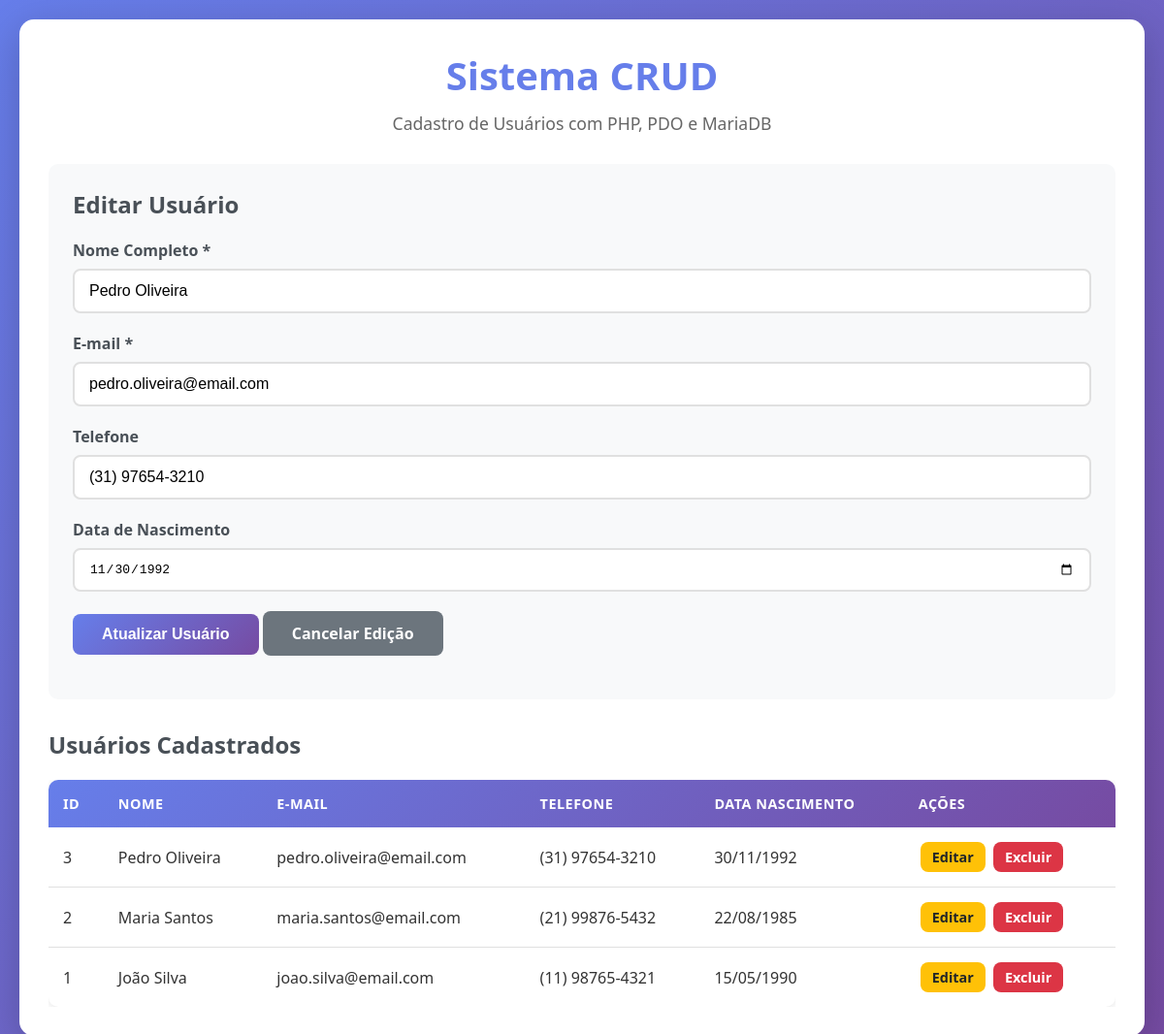
The page /?acao=editar&id=3 on the database its author committed.
### tables this page shows
CREATE TABLE usuarios (
     
    id INT AUTO_INCREMENT PRIMARY KEY,
    
     
    nome VARCHAR(100) NOT NULL,
    
     
    email VARCHAR(100) NOT NULL UNIQUE,
    
     
    telefone VARCHAR(20),
    
     
    data_nascimento DATE,
    
     
    criado_em TIMESTAMP DEFAULT CURRENT_TIMESTAMP,
    
     
    atualizado_em TIMESTAMP DEFAULT CURRENT_TIMESTAMP ON UPDATE CURRENT_TIMESTAMP
);

### index.php (the view, shortened to what this page needs)
<?php
$editando = false;
$usuario_editando = null;
if ($_SERVER['REQUEST_METHOD'] === 'POST' || isset($_GET['acao'])) {
    $pdo = getDB();
    if (isset($_GET['acao']) && $_GET['acao'] === 'editar' && isset($_GET['id'])) {
        try {
            $sql = "SELECT * FROM usuarios WHERE id = ?";
            $stmt = $pdo->prepare($sql);
            $stmt->execute([$_GET['id']]);
            $usuario_editando = $stmt->fetch();
            if ($usuario_editando) {
                $editando = true;
            } else {
                $mensagem = "Usuário não encontrado!";
                $tipo_mensagem = "erro";
            }
        } catch (PDOException $e) {
            $mensagem = "Erro ao buscar usuário: " . $e->getMessage();
            $tipo_mensagem = "erro";
        }
    }
}
try {
    $pdo = getDB();
    $sql = "SELECT * FROM usuarios ORDER BY id DESC";
    $stmt = $pdo->query($sql);
    $usuarios = $stmt->fetchAll();
} catch (PDOException $e) {
    $mensagem = "Erro ao buscar usuários: " . $e->getMessage();
    $tipo_mensagem = "erro";
    $usuarios = [];
}
?>
<!DOCTYPE html>
<html lang="pt-BR">
<head>
    <link rel="stylesheet" href="style.css">
</head>
<body>
    <div class="container">
        <h1>Sistema CRUD</h1>
        <p class="subtitle">Cadastro de Usuários com PHP, PDO e MariaDB</p>
        <div class="form-section">
            <h2><?php echo $editando ? 'Editar Usuário' : 'Cadastrar Novo Usuário'; ?></h2>
            <form method="POST" action="">
                <div class="form-group">
                    <label for="nome">Nome Completo *</label>
                    <input
                        type="text"
                        id="nome"
                        name="nome"
                        required
                        placeholder="Digite o nome completo"
                        value="<?php echo $editando ? htmlspecialchars($usuario_editando['nome']) : ''; ?>"
                    >
                </div>
                <div class="form-group">
                    <label for="email">E-mail *</label>
                    <input
                        type="email"
                        id="email"
                        name="email"
                        required
                        placeholder="exemplo@email.com"
                        value="<?php echo $editando ? htmlspecialchars($usuario_editando['email']) : ''; ?>"
                    >
                </div>
                <div class="form-group">
                    <label for="telefone">Telefone</label>
                    <input
                        type="tel"
                        id="telefone"
                        name="telefone"
                        placeholder="(00) 00000-0000"
                        value="<?php echo $editando ? htmlspecialchars($usuario_editando['telefone']) : ''; ?>"
                    >
                </div>
                <div class="form-group">
                    <label for="data_nascimento">Data de Nascimento</label>
                    <input
                        type="date"
                        id="data_nascimento"
                        name="data_nascimento"
                        value="<?php echo $editando ? $usuario_editando['data_nascimento'] : ''; ?>"
                    >
                </div>
                <div class="form-group">
                    <button type="submit" class="btn btn-primary">
                        <?php echo $editando ? 'Atualizar Usuário' : 'Cadastrar Usuário'; ?>
                    </button>
                    <?php if ($editando): ?>
                        <a href="index.php" class="btn btn-secondary">Cancelar Edição</a>
                    <?php endif; ?>
                </div>
            </form>
        </div>
        <div class="table-section">
            <h2>Usuários Cadastrados</h2>
            <div class="table-responsive">
                <?php if (count($usuarios) > 0): ?>
                    <table>
                        <thead>
                            <tr>
                                <th>ID</th>
                                <th>Nome</th>
                                <th>E-mail</th>
                                <th>Telefone</th>
                                <th>Data Nascimento</th>
                                <th>Ações</th>
                            </tr>
                        </thead>
                        <tbody>
                            <?php
                            foreach ($usuarios as $usuario): ?>
                                <tr>
                                    <td><?php echo $usuario['id']; ?></td>
                                    <td><?php echo htmlspecialchars($usuario['nome']); ?></td>
                                    <td><?php echo htmlspecialchars($usuario['email']); ?></td>
                                    <td><?php echo htmlspecialchars($usuario['telefone']); ?></td>
                                    <td>
                                        <?php
                                        echo $usuario['data_nascimento'] ?
                                            date('d/m/Y', strtotime($usuario['data_nascimento'])) :
                                            '-';
                                        ?>
                                    </td>
                                    <td>
                                        <a href="?acao=editar&id=<?php echo $usuario['id']; ?>"
                                           class="btn btn-warning btn-small">
                                            Editar
                                        </a>
                                        <a href="?acao=excluir&id=<?php echo $usuario['id']; ?>"
                                           class="btn btn-danger btn-small"
                                           onclick="return confirm('Tem certeza que deseja excluir este usuário?')">
                                            Excluir
                                        </a>
                                    </td>
                                </tr>
                            <?php endforeach; ?>
                        </tbody>
                    </table>
                <?php endif; ?>
            </div>
        </div>
    </div>
</body>
</html>

### style.css (style rules this page uses)
* { margin: 0; padding: 0; box-sizing: border-box; }
body { font-family: 'Segoe UI', Tahoma, Geneva, Verdana, sans-serif; background: linear-gradient(135deg, #667eea 0%, #764ba2 100%); min-height: 100vh; padding: 20px; color: #333; }
.container { max-width: 1200px; margin: 0 auto; background: white; border-radius: 15px; box-shadow: 0 10px 40px rgba(0, 0, 0, 0.2); padding: 30px; }
h1 { color: #667eea; text-align: center; margin-bottom: 10px; font-size: 2.5em; }
.subtitle { text-align: center; color: #666; margin-bottom: 30px; font-size: 1.1em; }
.form-section { background: #f8f9fa; padding: 25px; border-radius: 10px; margin-bottom: 30px; }
.form-section h2 { color: #495057; margin-bottom: 20px; font-size: 1.5em; }
.form-group { margin-bottom: 20px; }
label { display: block; margin-bottom: 8px; color: #495057; font-weight: 600; }
input[type="text"], input[type="email"], input[type="tel"], input[type="date"] { width: 100%; padding: 12px 15px; border: 2px solid #e0e0e0; border-radius: 8px; font-size: 1em; transition: all 0.3s ease; }
.btn { padding: 12px 30px; border: none; border-radius: 8px; font-size: 1em; font-weight: 600; cursor: pointer; transition: all 0.3s ease; text-decoration: none; display: inline-block; }
.btn-primary { background: linear-gradient(135deg, #667eea 0%, #764ba2 100%); color: white; }
.btn-warning { background-color: #ffc107; color: #212529; }
.btn-danger { background-color: #dc3545; color: white; }
.btn-secondary { background-color: #6c757d; color: white; }
.btn-small { padding: 6px 12px; font-size: 0.9em; margin: 0 2px; }
.table-section { margin-top: 30px; }
.table-section h2 { color: #495057; margin-bottom: 20px; font-size: 1.5em; }
.table-responsive { overflow-x: auto; }
table { width: 100%; border-collapse: collapse; background: white; border-radius: 10px; overflow: hidden; box-shadow: 0 2px 10px rgba(0, 0, 0, 0.1); }
thead { background: linear-gradient(135deg, #667eea 0%, #764ba2 100%); color: white; }
th { padding: 15px; text-align: left; font-weight: 600; text-transform: uppercase; font-size: 0.9em; letter-spacing: 0.5px; }
td { padding: 15px; border-bottom: 1px solid #e0e0e0; }
tbody tr { transition: background-color 0.2s ease; }
tbody tr:last-child td { border-bottom: none; }

### rows shown on the page
usuarios: nome "Pedro Oliveira", email "pedro.oliveira@email.com", telefone "(31) 97654-3210", data_nascimento "11/30/1992", id "3", data_nascimento "30/11/1992"
usuarios: id "2", nome "Maria Santos", email "maria.santos@email.com", telefone "(21) 99876-5432", data_nascimento "22/08/1985"
usuarios: id "1", nome "João Silva", email "joao.silva@email.com", telefone "(11) 98765-4321", data_nascimento "15/05/1990"
